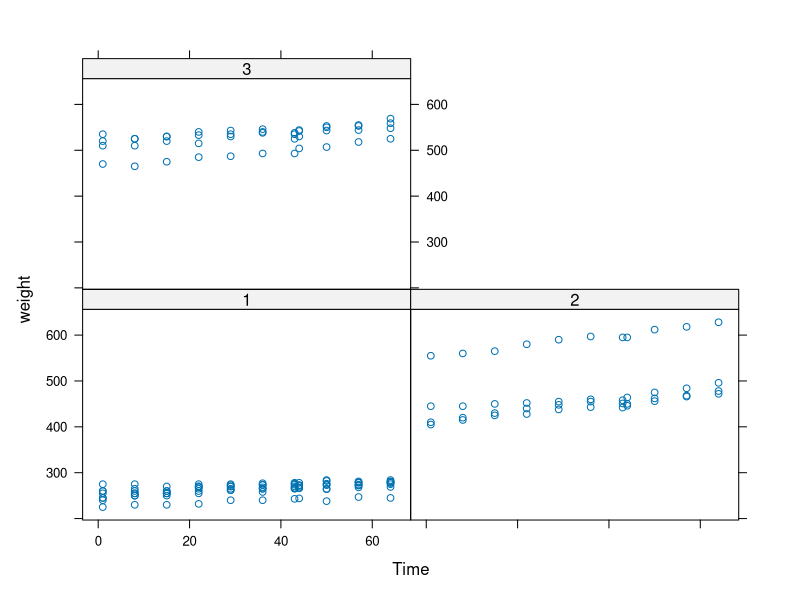

Write R code to recreate this figure.
# Under the lattice graphics system, what do the primary plotting functions like xyplot() and bwplot() return?

library(nlme)
library(lattice)
result <- xyplot(weight ~ Time | Diet, BodyWeight)
class(result)
